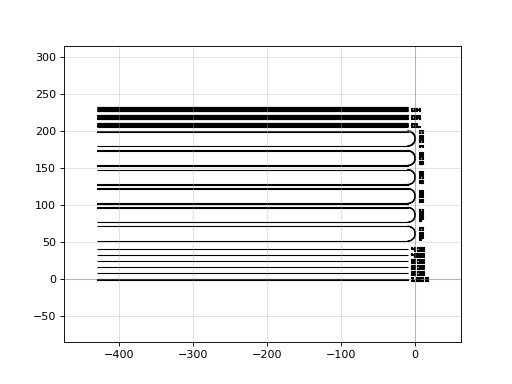

Write Python code to recreate this figure.
import gdsfactory as gf

c = gf.components.cdsem_all(widths=(0.4, 0.45, 0.5, 0.6, 0.8, 1.0), dense_lines_width=0.3, dense_lines_width_difference=0.02, dense_lines_gap=0.3, dense_lines_labels=('DL', 'DM', 'DH'))
c.plot()
